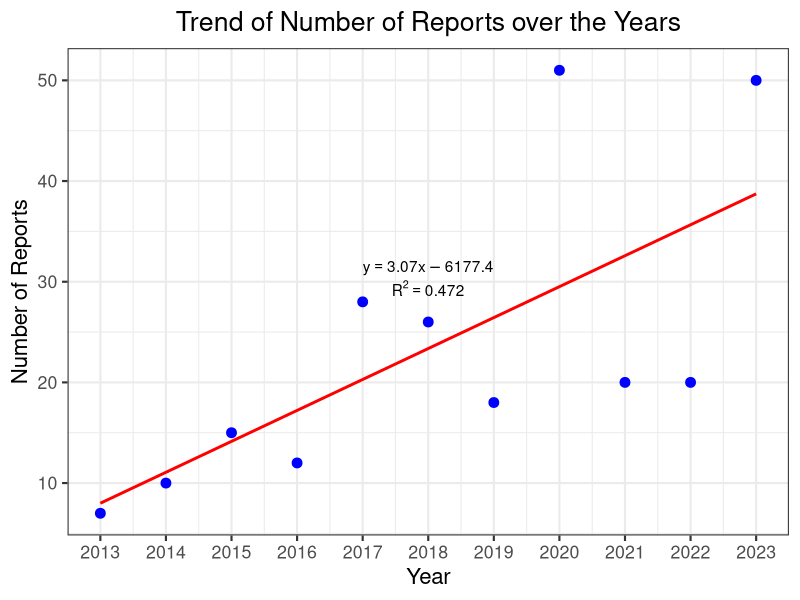

The R source for this figure:
### Linear Regression Line
# Load required packages
library(ggplot2)

# Read data from CSV file
df <- read.csv("data.csv")
df

# Calculate linear regression model
model <- lm(Number_of_Reports ~ Year, data = df)

# Extract model coefficients
intercept <- coef(model)[1]
slope <- coef(model)[2]

# Calculate R-squared
r_squared <- summary(model)$r.squared

# Create strings for regression formula and R²
regression_formula <- sprintf("y == %.2f * x - %.2f", slope, -intercept)
r_squared_str <- sprintf("R^2 == %.3f", r_squared)

# Create plot
p <- ggplot(df, aes(x=Year, y=Number_of_Reports)) +
  geom_point(color = "blue", size = 3) +  # Create scatter plot
  geom_smooth(method=lm, se=FALSE, color="red", linetype = 1) +  # Add linear regression line
  labs(x="Year", y="Number of Reports",
       title="Trend of Number of Reports over the Years") +  # Add labels
  scale_x_continuous(breaks = df$Year, labels = as.integer(df$Year)) +  # Customize X-axis display
  theme_bw(base_size = 16) + # Apply black and white theme
  theme(plot.title = element_text(hjust = 0.5)) # Center title

# Calculate appropriate year and corresponding number of reports for displaying formula and R²
year_for_label <- mean(df$Year)
reports_for_label <- year_for_label * slope + intercept

# Add linear regression formula and R² to the plot
p +
  annotate("text", x = year_for_label, y = reports_for_label + 8, label = regression_formula, parse = TRUE, hjust = 0.5) +
  annotate("text", x = year_for_label, y = reports_for_label + 6, label = r_squared_str, parse = TRUE, hjust = 0.5)
